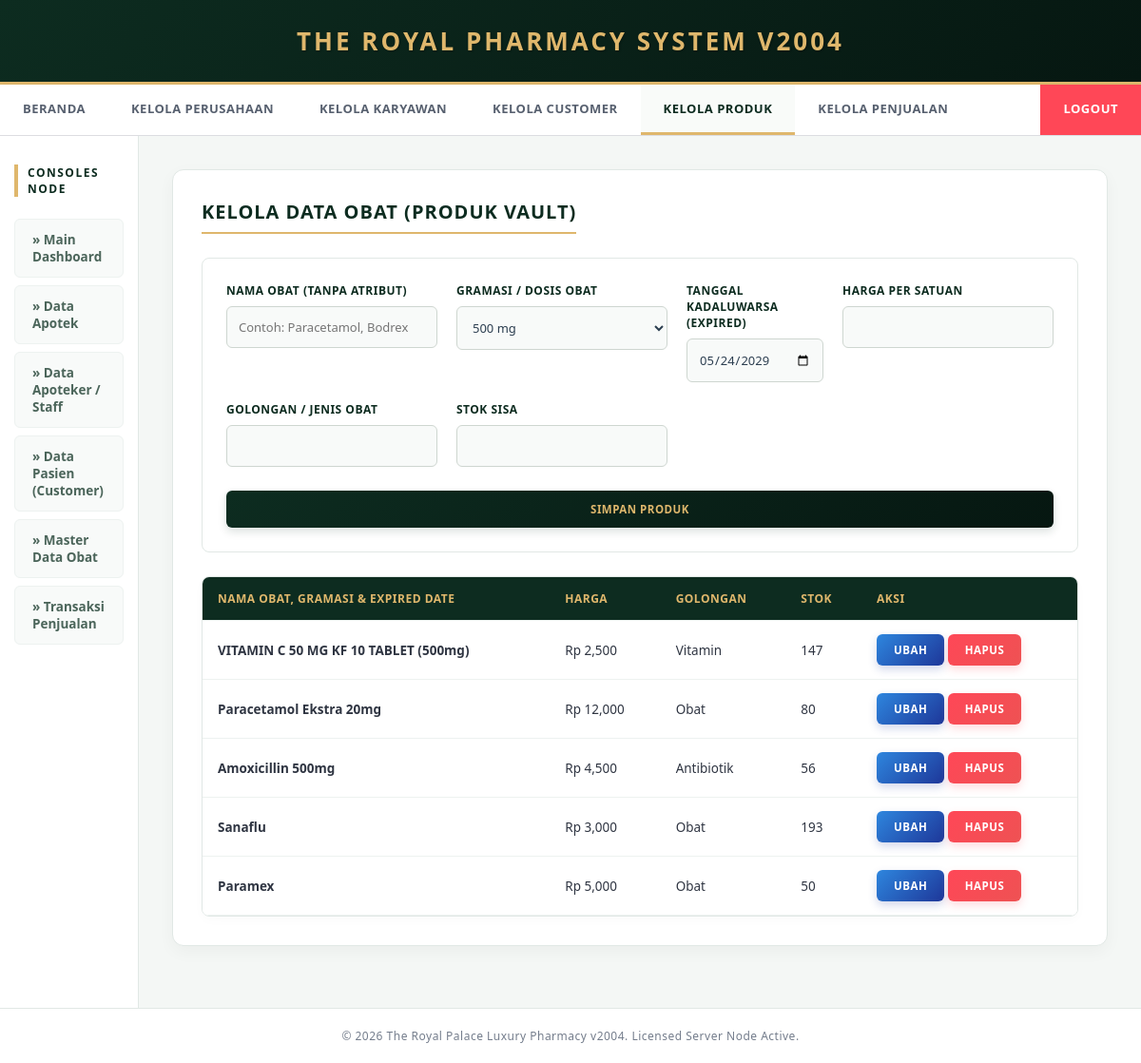
Screenshot of /index.php?page=produk (signed in) with the database file from the repository.
### tables this page shows
CREATE TABLE `produk` (
  `id_produk` int(11) NOT NULL,
  `nama_produk` varchar(100) DEFAULT NULL,
  `price` decimal(10,2) DEFAULT NULL,
  `jenis` varchar(50) DEFAULT NULL,
  `stock` int(11) DEFAULT NULL
);

### index.php (the view, shortened to what this page needs)
<?php
include 'koneksi.php';
$page = isset($_GET['page']) ? $_GET['page'] : 'beranda';
?>
<!DOCTYPE html>
<html lang="id">
<head>
</head>
<body>
    <header>
        <h1>THE ROYAL PHARMACY SYSTEM v2004</h1>
    </header>
    <nav>
        <a href="index.php?page=beranda" class="<?=$page=='beranda'?'active':''?>">Beranda</a>
        <a href="index.php?page=perusahaan" class="<?=$page=='perusahaan'?'active':''?>">Kelola Perusahaan</a>
        <a href="index.php?page=karyawan" class="<?=$page=='karyawan'?'active':''?>">Kelola Karyawan</a>
        <a href="index.php?page=customer" class="<?=$page=='customer'?'active':''?>">Kelola Customer</a>
        <a href="index.php?page=produk" class="<?=$page=='produk'?'active':''?>">Kelola Produk</a>
        <a href="index.php?page=penjualan" class="<?=$page=='penjualan'?'active':''?>">Kelola Penjualan</a>
        <a href="login.php" style="background: #ff4757; color:#fff; border-bottom:none; margin-left: auto; font-weight: bold;">Logout</a>
    </nav>
    <div class="main-wrapper">
        <aside>
            <p>CONSOLES NODE</p>
            <a href="index.php?page=beranda">» Main Dashboard</a>
            <a href="index.php?page=perusahaan">» Data Apotek</a>
            <a href="index.php?page=karyawan">» Data Apoteker / Staff</a>
            <a href="index.php?page=customer">» Data Pasien (Customer)</a>
            <a href="index.php?page=produk">» Master Data Obat</a>
            <a href="index.php?page=penjualan">» Transaksi Penjualan</a>
        </aside>
        <main>
            <div class="card-luxury">
                <?php
                if ($page == 'beranda') {
                    $count_pt = mysqli_num_rows(mysqli_query($conn, "SELECT id_perusahaan FROM perusahaan"));
                    $count_cust = mysqli_num_rows(mysqli_query($conn, "SELECT id_customer FROM customer"));
                    $count_prod = mysqli_num_rows(mysqli_query($conn, "SELECT id_produk FROM produk"));
                    $count_faktur = mysqli_num_rows(mysqli_query($conn, "SELECT no_fatur FROM faktur"));
                    $sum_income = mysqli_fetch_array(mysqli_query($conn, "SELECT SUM(grand_total) as total FROM faktur"));
                    $total_income = $sum_income['total'] ? $sum_income['total'] : 0;
                ?>
                    <h2>Main Dashboard</h2>
                    <p style="color:#747d8c; font-size:13px; margin-bottom: 25px;">Engine Port Active: :2004. Executive Class Premium Pharmacy Factoring System.</p>
                    <div class="dashboard-grid">
                        <div class="widget-card">
                            <h3>Apotek / PT</h3><div class="value"><?=$count_pt?></div>
                        </div>
                        <div class="widget-card">
                            <h3>Pasien Terdaftar</h3><div class="value"><?=$count_cust?></div>
                        </div>
                        <div class="widget-card">
                            <h3>Stok Komoditas Obat</h3><div class="value"><?=$count_prod?></div>
                        </div>
                        <div class="widget-card" style="border-top-color: #00aa55;">
                            <h3>Faktur Keluar</h3><div class="value"><?=$count_faktur?></div>
                        </div>
                    </div>
                    <div style="background:#f8faf9; border: 1px solid #e1e8e5; border-left: 5px solid #00ff66; padding:25px; border-radius:8px; box-shadow: 0 4px 10px rgba(0,0,0,0.01);">
                        <h3 style="font-size:11.5px; color:#2f3542; text-transform:uppercase; letter-spacing:1px; margin-bottom:8px; font-weight: 700;">Total Pendapatan Apotek</h3>
                        <div style="font-size:28px; font-weight:bold; color:#0d2c20; font-family:monospace;">Rp <?=number_format($total_income)?></div>
                    </div>
                <?php
                } elseif ($page == 'produk') {
                    $id = ''; $nama_input = ''; $harga = ''; $jenis = ''; $stok = ''; $btn_text = 'SIMPAN PRODUK';
                ?>
                    <h2>Kelola Data Obat (Produk Vault)</h2>
                    <form action="" method="POST" class="form-box-4col">
                        <div class="form-group">
                            <label>Nama Obat (Tanpa Atribut)</label>
                            <input type="text" name="nama_base" value="<?=$nama_input?>" placeholder="Contoh: Paracetamol, Bodrex" required>
                        </div>
                        <div class="form-group">
                            <label>Gramasi / Dosis Obat</label>
                            <select name="gramasi" required>
                                <option value="500mg" selected>500 mg</option>
                            </select>
                        </div>
                        <div class="form-group">
                            <label>Tanggal Kadaluwarsa (Expired)</label>
                            <input type="date" name="expired_date" value="<?=date('Y-m-d', strtotime('+3 years'))?>" required>
                        </div>
                        <div class="form-group"><label>Harga Per Satuan</label><input type="number" name="harga" value="<?=$harga?>" required></div>
                        <div class="form-group"><label>Golongan / Jenis Obat</label><input type="text" name="jenis" value="<?=$jenis?>" required></div>
                        <div class="form-group"><label>Stok Sisa</label><input type="number" name="stok" value="<?=$stok?>" required></div>
                        <button type="submit" name="save_produk" class="btn" style="grid-column: span 4; margin-top:5px; padding:12px;"><?=$btn_text?></button>
                    </form>
                    <div class="table-responsive">
                        <table>
                            <tr><th>Nama Obat, Gramasi & Expired Date</th><th>Harga</th><th>Golongan</th><th>Stok</th><th>Aksi</th></tr>
                            <?php $q = mysqli_query($conn, "SELECT * FROM produk"); while($d = mysqli_fetch_array($q)){ ?>
                            <tr><td><strong><?=$d['nama_produk']?></strong></td><td>Rp <?=number_format($d['price'])?></td><td><?=$d['jenis']?></td><td><?=$d['stock']?></td>
                            <td>
                                <a href="index.php?page=produk&action=edit&id=<?=$d['id_produk']?>" class="btn btn-edit">Ubah</a>
                                <a href="index.php?page=produk&action=delete_prod&id=<?=$d['id_produk']?>" class="btn btn-danger" onclick="return confirm('Hapus?')">Hapus</a>
                            </td></tr>
                            <?php } ?>
                        </table>
                    </div>
                <?php
                } ?>
            </div>
        </main>
    </div>
    <footer>&copy; 2026 The Royal Palace Luxury Pharmacy v2004. Licensed Server Node Active.</footer>
</body>
</html>

### index.php (style rules this page uses)
* { box-sizing: border-box; margin: 0; padding: 0; font-family: 'Segoe UI', Tahoma, Geneva, Verdana, sans-serif; transition: all 0.2s ease; }
body { background: #f4f7f5; color: #2c3e50; display: flex; flex-direction: column; min-height: 100vh; }
header { background: linear-gradient(135deg, #0d2c20 0%, #061711 100%); color: #dfb76c; padding: 25px; text-align: center; border-bottom: 3px solid #dfb76c; box-shadow: 0 4px 15px rgba(0,0,0,0.15); }
header h1 { font-size: 26px; letter-spacing: 3px; text-transform: uppercase; font-weight: 600; text-shadow: 1px 1px 2px rgba(0,0,0,0.3); }
nav { background: #ffffff; padding: 0; display: flex; justify-content: center; gap: 0; border-bottom: 1px solid #dcdde1; flex-wrap: wrap; box-shadow: 0 2px 5px rgba(0,0,0,0.05); }
nav a { color: #57606f; text-decoration: none; padding: 16px 24px; font-size: 13px; text-transform: uppercase; font-weight: 600; letter-spacing: 0.5px; border-bottom: 3px solid transparent; }
nav a:hover, nav a.active { color: #0d2c20; background: #f9fbf9; border-bottom: 3px solid #dfb76c; }
.main-wrapper { display: flex; flex: 1; flex-direction: row; width: 100%; max-width: 100%; margin: 0 auto; background: #ffffff; }
aside { width: 260px; background: #ffffff; padding: 30px 15px; border-right: 1px solid #e1e8e5; display: flex; flex-direction: column; gap: 8px; }
aside p { color: #0d2c20; font-weight: 700; font-size: 12px; text-transform: uppercase; letter-spacing: 1.5px; margin-bottom: 15px; padding-left: 10px; border-left: 4px solid #dfb76c; }
aside a { color: #4b655a; text-decoration: none; display: block; padding: 12px 18px; background: #f8faf9; border-radius: 6px; font-size: 13.5px; font-weight: 600; border: 1px solid #edf2f0; }
main { flex: 1; padding: 35px; background: #f4f7f5; width: 100%; }
main h2 { margin-bottom: 25px; text-transform: uppercase; font-size: 20px; color: #0d2c20; font-weight: 700; letter-spacing: 1px; border-bottom: 2px solid #dfb76c; padding-bottom: 8px; display: inline-block; }
.card-luxury { background: #ffffff; border: 1px solid #e1e8e5; padding: 30px; border-radius: 12px; box-shadow: 0 6px 18px rgba(0,0,0,0.04); margin-bottom: 30px; }
.table-responsive { width: 100%; overflow-x: auto; margin-top: 20px; border-radius: 8px; border: 1px solid #e1e8e5; box-shadow: 0 4px 12px rgba(0,0,0,0.02); }
table { width: 100%; border-collapse: collapse; background: #ffffff; }
th, td { padding: 14px 16px; text-align: left; font-size: 13.5px; border-bottom: 1px solid #edf2f0; }
th { background: #0d2c20; color: #dfb76c; font-weight: 600; text-transform: uppercase; letter-spacing: 0.5px; font-size: 12px; }
td { color: #2f3542; font-weight: 500; }
.btn { padding: 9px 18px; background: linear-gradient(135deg, #0d2c20 0%, #061711 100%); color: #dfb76c; text-decoration: none; font-size: 11.5px; font-weight: 700; border: none; cursor: pointer; border-radius: 6px; text-transform: uppercase; letter-spacing: 0.5px; display: inline-block; box-shadow: 0 4px 10px rgba(13,44,32,0.15); }
.btn-danger { background: linear-gradient(135deg, #ff4757 0%, #ee5253 100%); color: #fff; box-shadow: 0 4px 10px rgba(255,71,87,0.2); }
.btn-edit { background: linear-gradient(135deg, #2e86de 0%, #1e3799 100%); color: #fff; box-shadow: 0 4px 10px rgba(30,55,153,0.2); }
.form-box-4col { background: #ffffff; padding: 25px; border: 1px solid #e1e8e5; margin-bottom: 25px; display: grid; grid-template-columns: repeat(4, 1fr); gap: 20px; border-radius: 8px; }
.form-group { display: flex; flex-direction: column; }
.form-group label { font-size: 12px; text-transform: uppercase; color: #0d2c20; margin-bottom: 8px; letter-spacing: 0.5px; font-weight: 700; }
.form-box input, .form-box select, .form-box-4col input, .form-box-4col select { padding: 12px; background: #f8faf9; border: 1px solid #ced6d0; color: #2c3e50; border-radius: 6px; font-size: 13px; font-weight: 500; }
footer { background: #ffffff; text-align: center; padding: 20px; font-size: 12px; color: #747d8c; border-top: 1px solid #e1e8e5; letter-spacing: 0.5px; font-weight: 500; }
@media (max-width: 1200px) { .form-box, .form-box-4col { grid-template-columns: repeat(2, 1fr); } }

### rows the page displays
produk: nama_produk "VITAMIN C 50 MG KF 10 TABLET (500mg)", price "2,500", jenis "Vitamin", stock "147"
produk: nama_produk "Paracetamol Ekstra 20mg", price "12,000", jenis "Obat", stock "80"
produk: nama_produk "Amoxicillin 500mg", price "4,500", jenis "Antibiotik", stock "56"
produk: nama_produk "Sanaflu", price "3,000", jenis "Obat", stock "193"
produk: nama_produk "Paramex", price "5,000", jenis "Obat", stock "50"

### other values shown
$btn_text "SIMPAN PRODUK"
